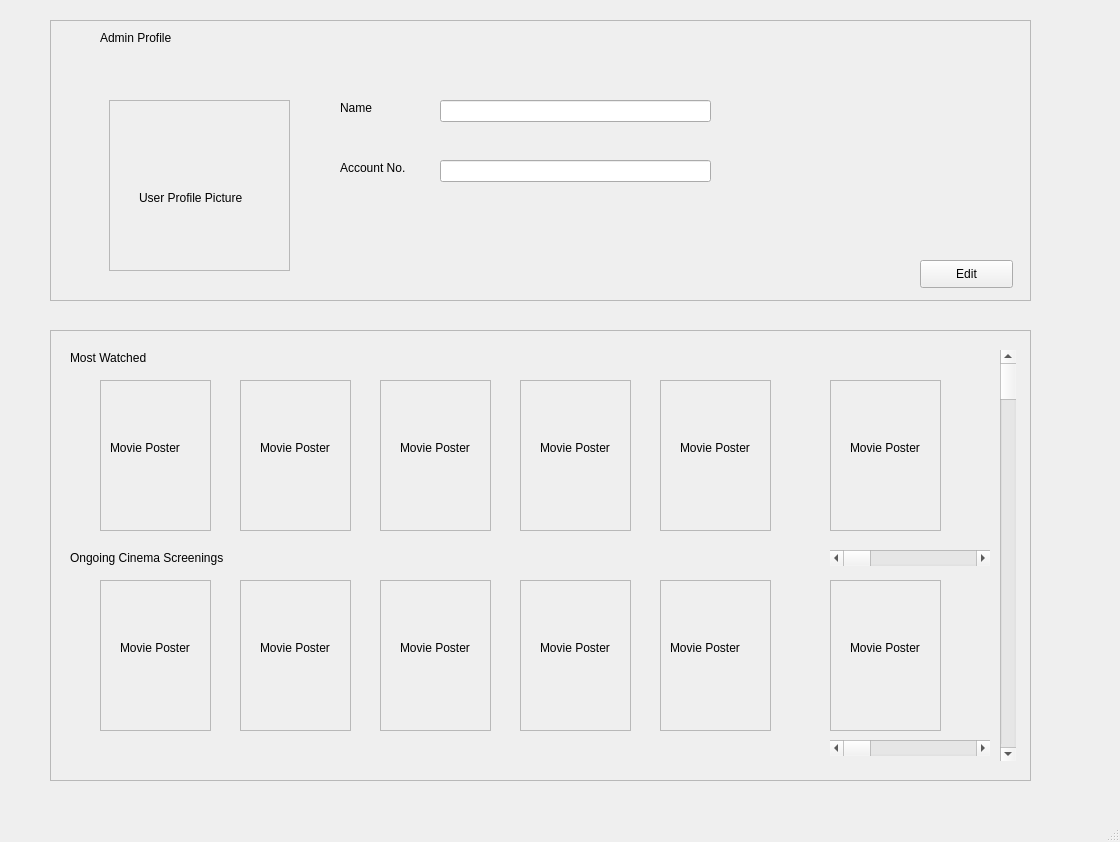
<?xml version="1.0" encoding="UTF-8"?>
<ui version="4.0">
 <class>MainWindow</class>
 <widget class="QMainWindow" name="MainWindow">
  <property name="geometry">
   <rect>
    <x>0</x>
    <y>0</y>
    <width>1120</width>
    <height>842</height>
   </rect>
  </property>
  <property name="windowTitle">
   <string>Admin Profile</string>
  </property>
  <widget class="QWidget" name="centralwidget">
   <widget class="QFrame" name="frame_3">
    <property name="geometry">
     <rect>
      <x>50</x>
      <y>330</y>
      <width>981</width>
      <height>451</height>
     </rect>
    </property>
    <property name="frameShape">
     <enum>QFrame::StyledPanel</enum>
    </property>
    <property name="frameShadow">
     <enum>QFrame::Raised</enum>
    </property>
    <widget class="QLabel" name="label_7">
     <property name="geometry">
      <rect>
       <x>20</x>
       <y>20</y>
       <width>101</width>
       <height>16</height>
      </rect>
     </property>
     <property name="text">
      <string>Most Watched</string>
     </property>
    </widget>
    <widget class="QLabel" name="label_8">
     <property name="geometry">
      <rect>
       <x>20</x>
       <y>220</y>
       <width>181</width>
       <height>16</height>
      </rect>
     </property>
     <property name="text">
      <string>Ongoing Cinema Screenings</string>
     </property>
    </widget>
    <widget class="QScrollBar" name="horizontalScrollBar_3">
     <property name="geometry">
      <rect>
       <x>780</x>
       <y>220</y>
       <width>160</width>
       <height>16</height>
      </rect>
     </property>
     <property name="orientation">
      <enum>Qt::Horizontal</enum>
     </property>
    </widget>
    <widget class="QScrollBar" name="horizontalScrollBar_4">
     <property name="geometry">
      <rect>
       <x>780</x>
       <y>410</y>
       <width>160</width>
       <height>16</height>
      </rect>
     </property>
     <property name="orientation">
      <enum>Qt::Horizontal</enum>
     </property>
    </widget>
    <widget class="QFrame" name="frame_16">
     <property name="geometry">
      <rect>
       <x>50</x>
       <y>50</y>
       <width>111</width>
       <height>151</height>
      </rect>
     </property>
     <property name="frameShape">
      <enum>QFrame::StyledPanel</enum>
     </property>
     <property name="frameShadow">
      <enum>QFrame::Raised</enum>
     </property>
     <widget class="QLabel" name="label_13">
      <property name="geometry">
       <rect>
        <x>10</x>
        <y>60</y>
        <width>81</width>
        <height>16</height>
       </rect>
      </property>
      <property name="text">
       <string>Movie Poster</string>
      </property>
     </widget>
    </widget>
    <widget class="QFrame" name="frame_17">
     <property name="geometry">
      <rect>
       <x>190</x>
       <y>50</y>
       <width>111</width>
       <height>151</height>
      </rect>
     </property>
     <property name="frameShape">
      <enum>QFrame::StyledPanel</enum>
     </property>
     <property name="frameShadow">
      <enum>QFrame::Raised</enum>
     </property>
     <widget class="QLabel" name="label_14">
      <property name="geometry">
       <rect>
        <x>20</x>
        <y>60</y>
        <width>81</width>
        <height>16</height>
       </rect>
      </property>
      <property name="text">
       <string>Movie Poster</string>
      </property>
     </widget>
    </widget>
    <widget class="QFrame" name="frame_18">
     <property name="geometry">
      <rect>
       <x>330</x>
       <y>50</y>
       <width>111</width>
       <height>151</height>
      </rect>
     </property>
     <property name="frameShape">
      <enum>QFrame::StyledPanel</enum>
     </property>
     <property name="frameShadow">
      <enum>QFrame::Raised</enum>
     </property>
     <widget class="QLabel" name="label_15">
      <property name="geometry">
       <rect>
        <x>20</x>
        <y>60</y>
        <width>81</width>
        <height>16</height>
       </rect>
      </property>
      <property name="text">
       <string>Movie Poster</string>
      </property>
     </widget>
    </widget>
    <widget class="QFrame" name="frame_19">
     <property name="geometry">
      <rect>
       <x>470</x>
       <y>50</y>
       <width>111</width>
       <height>151</height>
      </rect>
     </property>
     <property name="frameShape">
      <enum>QFrame::StyledPanel</enum>
     </property>
     <property name="frameShadow">
      <enum>QFrame::Raised</enum>
     </property>
     <widget class="QLabel" name="label_16">
      <property name="geometry">
       <rect>
        <x>20</x>
        <y>60</y>
        <width>81</width>
        <height>16</height>
       </rect>
      </property>
      <property name="text">
       <string>Movie Poster</string>
      </property>
     </widget>
    </widget>
    <widget class="QFrame" name="frame_20">
     <property name="geometry">
      <rect>
       <x>610</x>
       <y>50</y>
       <width>111</width>
       <height>151</height>
      </rect>
     </property>
     <property name="frameShape">
      <enum>QFrame::StyledPanel</enum>
     </property>
     <property name="frameShadow">
      <enum>QFrame::Raised</enum>
     </property>
     <widget class="QLabel" name="label_17">
      <property name="geometry">
       <rect>
        <x>20</x>
        <y>60</y>
        <width>81</width>
        <height>16</height>
       </rect>
      </property>
      <property name="text">
       <string>Movie Poster</string>
      </property>
     </widget>
    </widget>
    <widget class="QFrame" name="frame_21">
     <property name="geometry">
      <rect>
       <x>780</x>
       <y>50</y>
       <width>111</width>
       <height>151</height>
      </rect>
     </property>
     <property name="frameShape">
      <enum>QFrame::StyledPanel</enum>
     </property>
     <property name="frameShadow">
      <enum>QFrame::Raised</enum>
     </property>
     <widget class="QLabel" name="label_18">
      <property name="geometry">
       <rect>
        <x>20</x>
        <y>60</y>
        <width>81</width>
        <height>16</height>
       </rect>
      </property>
      <property name="text">
       <string>Movie Poster</string>
      </property>
     </widget>
    </widget>
    <widget class="QFrame" name="frame_22">
     <property name="geometry">
      <rect>
       <x>50</x>
       <y>250</y>
       <width>111</width>
       <height>151</height>
      </rect>
     </property>
     <property name="frameShape">
      <enum>QFrame::StyledPanel</enum>
     </property>
     <property name="frameShadow">
      <enum>QFrame::Raised</enum>
     </property>
     <widget class="QLabel" name="label_19">
      <property name="geometry">
       <rect>
        <x>20</x>
        <y>60</y>
        <width>81</width>
        <height>16</height>
       </rect>
      </property>
      <property name="text">
       <string>Movie Poster</string>
      </property>
     </widget>
    </widget>
    <widget class="QFrame" name="frame_23">
     <property name="geometry">
      <rect>
       <x>190</x>
       <y>250</y>
       <width>111</width>
       <height>151</height>
      </rect>
     </property>
     <property name="frameShape">
      <enum>QFrame::StyledPanel</enum>
     </property>
     <property name="frameShadow">
      <enum>QFrame::Raised</enum>
     </property>
     <widget class="QLabel" name="label_20">
      <property name="geometry">
       <rect>
        <x>20</x>
        <y>60</y>
        <width>81</width>
        <height>16</height>
       </rect>
      </property>
      <property name="text">
       <string>Movie Poster</string>
      </property>
     </widget>
    </widget>
    <widget class="QFrame" name="frame_24">
     <property name="geometry">
      <rect>
       <x>330</x>
       <y>250</y>
       <width>111</width>
       <height>151</height>
      </rect>
     </property>
     <property name="frameShape">
      <enum>QFrame::StyledPanel</enum>
     </property>
     <property name="frameShadow">
      <enum>QFrame::Raised</enum>
     </property>
     <widget class="QLabel" name="label_21">
      <property name="geometry">
       <rect>
        <x>20</x>
        <y>60</y>
        <width>81</width>
        <height>16</height>
       </rect>
      </property>
      <property name="text">
       <string>Movie Poster</string>
      </property>
     </widget>
    </widget>
    <widget class="QFrame" name="frame_25">
     <property name="geometry">
      <rect>
       <x>470</x>
       <y>250</y>
       <width>111</width>
       <height>151</height>
      </rect>
     </property>
     <property name="frameShape">
      <enum>QFrame::StyledPanel</enum>
     </property>
     <property name="frameShadow">
      <enum>QFrame::Raised</enum>
     </property>
     <widget class="QLabel" name="label_22">
      <property name="geometry">
       <rect>
        <x>20</x>
        <y>60</y>
        <width>81</width>
        <height>16</height>
       </rect>
      </property>
      <property name="text">
       <string>Movie Poster</string>
      </property>
     </widget>
    </widget>
    <widget class="QFrame" name="frame_26">
     <property name="geometry">
      <rect>
       <x>610</x>
       <y>250</y>
       <width>111</width>
       <height>151</height>
      </rect>
     </property>
     <property name="frameShape">
      <enum>QFrame::StyledPanel</enum>
     </property>
     <property name="frameShadow">
      <enum>QFrame::Raised</enum>
     </property>
     <widget class="QLabel" name="label_23">
      <property name="geometry">
       <rect>
        <x>10</x>
        <y>60</y>
        <width>81</width>
        <height>16</height>
       </rect>
      </property>
      <property name="text">
       <string>Movie Poster</string>
      </property>
     </widget>
    </widget>
    <widget class="QFrame" name="frame_27">
     <property name="geometry">
      <rect>
       <x>780</x>
       <y>250</y>
       <width>111</width>
       <height>151</height>
      </rect>
     </property>
     <property name="frameShape">
      <enum>QFrame::StyledPanel</enum>
     </property>
     <property name="frameShadow">
      <enum>QFrame::Raised</enum>
     </property>
     <widget class="QLabel" name="label_24">
      <property name="geometry">
       <rect>
        <x>20</x>
        <y>60</y>
        <width>81</width>
        <height>16</height>
       </rect>
      </property>
      <property name="text">
       <string>Movie Poster</string>
      </property>
     </widget>
    </widget>
    <widget class="QScrollBar" name="verticalScrollBar_2">
     <property name="geometry">
      <rect>
       <x>950</x>
       <y>20</y>
       <width>16</width>
       <height>411</height>
      </rect>
     </property>
     <property name="orientation">
      <enum>Qt::Vertical</enum>
     </property>
    </widget>
   </widget>
   <widget class="QFrame" name="frame">
    <property name="geometry">
     <rect>
      <x>50</x>
      <y>20</y>
      <width>981</width>
      <height>281</height>
     </rect>
    </property>
    <property name="frameShape">
     <enum>QFrame::StyledPanel</enum>
    </property>
    <property name="frameShadow">
     <enum>QFrame::Raised</enum>
    </property>
    <widget class="QFrame" name="frame_28">
     <property name="geometry">
      <rect>
       <x>59</x>
       <y>80</y>
       <width>181</width>
       <height>171</height>
      </rect>
     </property>
     <property name="frameShape">
      <enum>QFrame::StyledPanel</enum>
     </property>
     <property name="frameShadow">
      <enum>QFrame::Raised</enum>
     </property>
     <widget class="QLabel" name="label_9">
      <property name="geometry">
       <rect>
        <x>30</x>
        <y>90</y>
        <width>151</width>
        <height>16</height>
       </rect>
      </property>
      <property name="text">
       <string>User Profile Picture</string>
      </property>
     </widget>
    </widget>
    <widget class="QLineEdit" name="lineEdit_3">
     <property name="geometry">
      <rect>
       <x>390</x>
       <y>80</y>
       <width>271</width>
       <height>22</height>
      </rect>
     </property>
    </widget>
    <widget class="QPushButton" name="pushButton_2">
     <property name="geometry">
      <rect>
       <x>870</x>
       <y>240</y>
       <width>93</width>
       <height>28</height>
      </rect>
     </property>
     <property name="text">
      <string>Edit</string>
     </property>
    </widget>
    <widget class="QLabel" name="label_10">
     <property name="geometry">
      <rect>
       <x>50</x>
       <y>10</y>
       <width>151</width>
       <height>16</height>
      </rect>
     </property>
     <property name="text">
      <string>Admin Profile</string>
     </property>
    </widget>
    <widget class="QLabel" name="label_11">
     <property name="geometry">
      <rect>
       <x>290</x>
       <y>80</y>
       <width>55</width>
       <height>16</height>
      </rect>
     </property>
     <property name="text">
      <string>Name</string>
     </property>
    </widget>
    <widget class="QLabel" name="label_12">
     <property name="geometry">
      <rect>
       <x>290</x>
       <y>140</y>
       <width>81</width>
       <height>16</height>
      </rect>
     </property>
     <property name="text">
      <string>Account No.</string>
     </property>
    </widget>
    <widget class="QLineEdit" name="lineEdit_4">
     <property name="geometry">
      <rect>
       <x>390</x>
       <y>140</y>
       <width>271</width>
       <height>22</height>
      </rect>
     </property>
    </widget>
   </widget>
  </widget>
  <widget class="QMenuBar" name="menubar">
   <property name="geometry">
    <rect>
     <x>0</x>
     <y>0</y>
     <width>1120</width>
     <height>26</height>
    </rect>
   </property>
  </widget>
  <widget class="QStatusBar" name="statusbar"/>
 </widget>
 <resources/>
 <connections/>
</ui>
